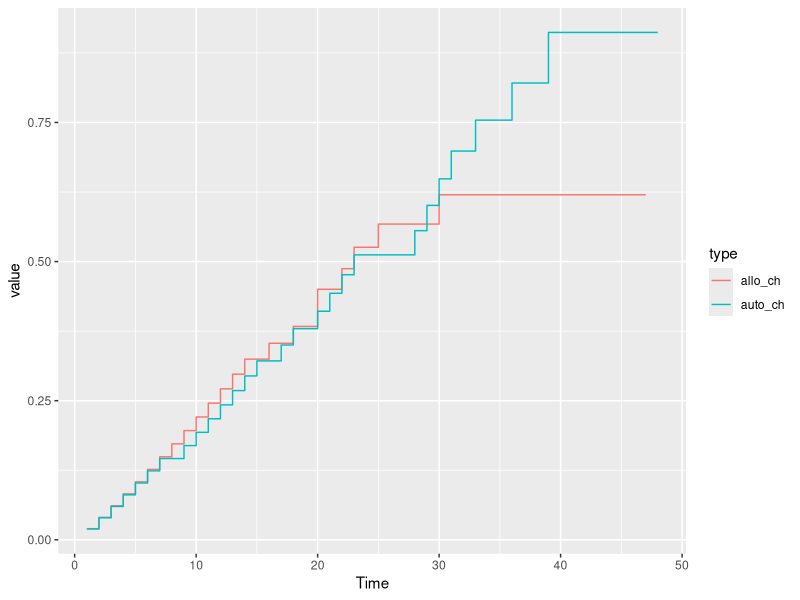

Write the R code that produced this figure.
# Allo-Auto Data ----------------------------------------------------------
# Survival Analysis Ch. 9 -------------------------------------------------


# Packages ----------------------------------------------------------------
library("tidyverse")
library("KMsurv")
library("survival")

aa <- data("alloauto")

# Recreate Figure 9.1 -----------------------------------------------------

# Assume there is a grouping variable (e.g., alloauto$group)
# If no grouping variable exists, replace 'group' with the appropriate column name in your dataset.
# Example uses 'group' as a placeholder; adjust if necessary.

# Fit the survival model for each group and extract cumulative hazards
km_fit_groups <- alloauto |> 
  group_by(type) %>%
  do(
    fit = survfit(Surv(time, delta) ~ 1, data = .)
  ) |> 
  mutate(
    time = list(fit$time),
    cumhaz = list(fit$cumhaz)
  ) |> 
  unnest(c(time, cumhaz)) |> 
  select(type, time, cumhaz) |> mutate(type = as.factor(type))

allo_fit <- alloauto %>%
  filter(type == 1) %>%
  survfit(Surv(time, delta) ~ 1, data = .)

auto_fit <- alloauto %>%
  filter(type == 2) %>%
  survfit(Surv(time, delta) ~ 1, data = .)

tb <- tibble(
  "Time" = 1:length(auto_fit$cumhaz[-49]),
  "allo_ch" = c(allo_fit$cumhaz, NA),
  "auto_ch" = auto_fit$cumhaz[-49]
) |> pivot_longer(
  cols = c("allo_ch", "auto_ch"),
  names_to = "type"
)

tb |> 
  ggplot(aes(Time, value, colour = type)) +
  geom_step()


# Plot the log cumulative hazard for each group
# ggplot(km_fit_groups, aes(x = time, y = log(cumhaz), group = type, color = type)) +
#   geom_step() +
#   labs(x = "Time", y = "Log Cumulative Hazard", 
#        title = "Log Estimated Cumulative Hazard by Group") +
#   xlim(0, 30) +
#   theme_minimal()

# 
# # Fit a Kaplan-Meier survival curve
# km_fit <- survfit(Surv(time, event = delta) ~ type, data = alloauto)
# 
# plot(km_fit)
# 
# # Convert survival function to cumulative hazard
# cumulative_hazard <- log(km_fit$cumhaz)
# 
# # Create a data frame for plotting
# cumhaz_data <- data.frame(
#   time = km_fit$time,
#   cumulative_hazard = cumulative_hazard
# )
# 
# # Plot the cumulative hazard function
# ggplot(cumhaz_data, aes(x = time, y = cumulative_hazard)) +
#   geom_step() +
#   labs(x = "Time", y = "Cumulative Hazard", title = "Estimated Cumulative Hazard Function") +
#   theme_minimal()
# 
